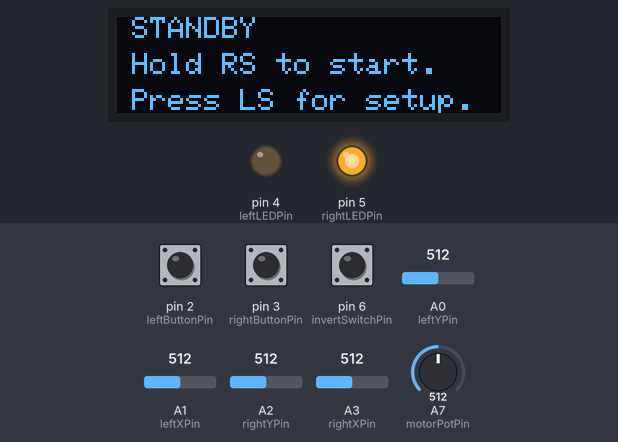
Recording of a sketch running on a simulated Arduino Nano, built with avr-gcc and run on an emulated ATmega328P. Parts: 128×32 one-colour display, output pins drawn as LEDs (lit = HIGH). The test bench sets the inputs (shaded band); at power-on: pin 2 (leftButtonPin) HIGH, pin 3 (rightButtonPin) HIGH, pin 6 (invertSwitchPin) HIGH, A7 (motorPotPin) = 512, A0 (leftYPin) = 512, A1 (leftXPin) = 512, A2 (rightYPin) = 512, A3 (rightXPin) = 512. The display library's start-up logo is not drawn; no radio packets arrive unless stated; what the sketch prints to the serial monitor is not drawn.

Above: at 1.3 s.
1.4 s: pin 2 (leftButtonPin) pulled LOW for 0.15 s
At 2.6 s:
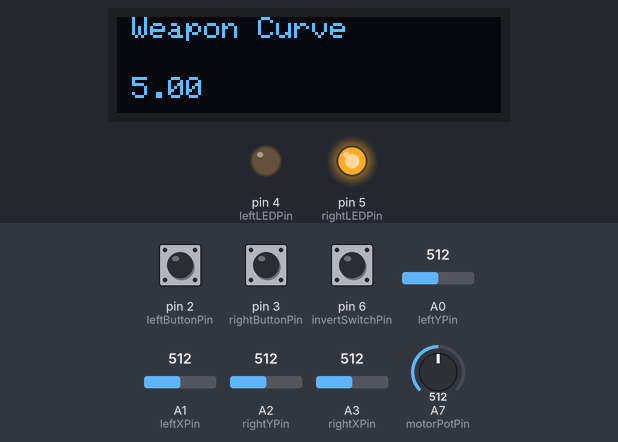
3.0 s: pin 3 (rightButtonPin) pulled LOW for 0.15 s
At 3.6 s:
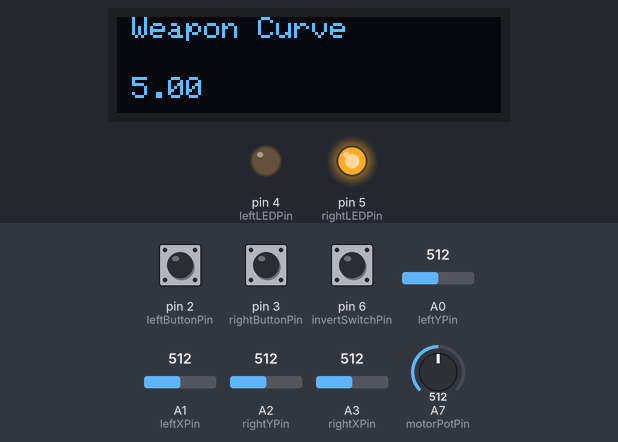
4.6 s: pin 2 (leftButtonPin) pulled LOW for 1 s
At 5.2 s:
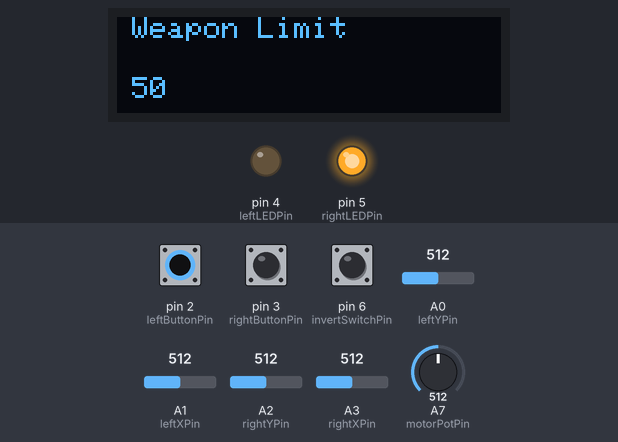
7.1 s: pin 6 (invertSwitchPin) pulled LOW for 0.15 s
At 7.2 s:
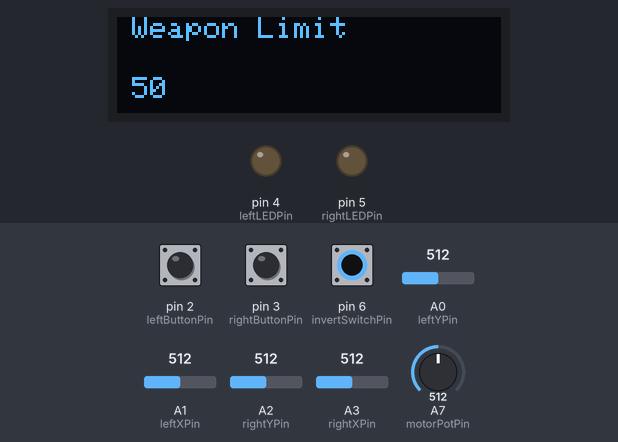
8.7 s: A7 (motorPotPin) set to 716
At 9.1 s:
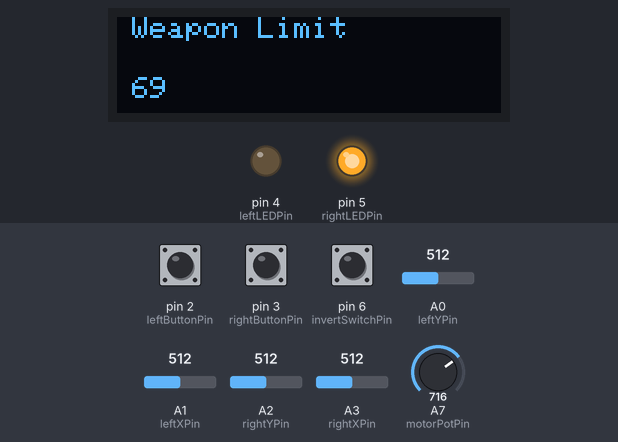
10.2 s: A7 (motorPotPin) set to 992
At 11.5 s:
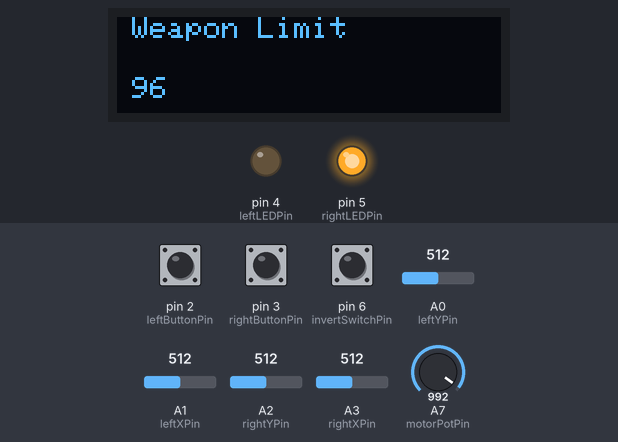
Timing chart, 0 to 12.7 s (numbered marks = the images above; inputs shaded):
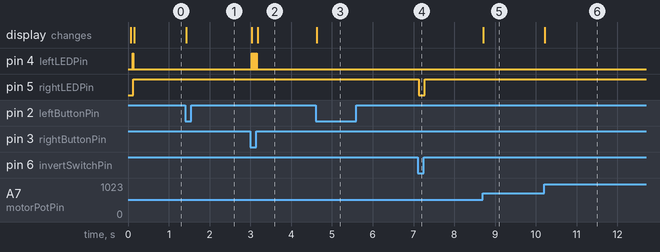

Measured:
- after the input at 1.4 s, the display: changes at once (image 1)
- after the input at 3.0 s, pin 4 (leftLEDPin): alternates HIGH for 0.01 s and LOW for 0.03 s, 8 changes in all, then stays LOW, starting at once; the display: first changes at once (image 2 shows a later state)
- after the input at 4.6 s, the display: changes at once (image 3)
- after the input at 7.1 s, pin 5 (rightLEDPin): HIGH → LOW at once, → HIGH 0.15 s later
- after the input at 8.7 s, the display: changes at once (image 5)
- after the input at 10.2 s, the display: changes at once (image 6)

The sketch:

transmitter_gen_2.ino
```cpp
// (licence header left out)
//Include required libraries.
#include <SPI.h> //SPI
#include <nRF24L01.h> //Radio lib 1
#include <RF24.h> //Radio lib 2
#include <Wire.h> //I2C
#include <Adafruit_GFX.h> //Adafruit GFX library
#include <Adafruit_SSD1306.h> //OLED library

#define displayWidth 128 //Width in pixels of the OLED
#define displayHeight 32 //Height in pixels of the OLED

#define CE 7 //CE pin for the RF24
#define CSN 8 //CSN pin for the RF24

//Joystick pins
#define leftYPin A0
#define leftXPin A1
#define rightYPin A2
#define rightXPin A3

//I2C pins
#define SDA A4
#define SCL A5

#define motorPotPin A7 //The pin for the weapon motor potentiometer
#define invertSwitchPin 6 //The pin used for the inversion switch

//Pins for the joystick buttons
#define leftButtonPin 2
#define rightButtonPin 3

//Pins for the left and right LEDs
#define leftLEDPin 4
#define rightLEDPin 5

//Create variables for the inputs

//Joysticks
int leftX;
int leftY;
int rightX;
int rightY;

float motorPot; //Weapon knob
bool invertSwitch; //Inversion switch

//Joystick switches
bool leftSwitch;
bool rightSwitch;

//Last joystick switch states for scrolling behavior
bool lastLeftSwitch;
bool lastRightSwitch;

bool inverted = false; //If the robot is inverted
float weaponCurveFactor; //Exponent to curve the weapon to
int weaponLimit; //Value to limit the weapon throttle to
byte settingIndex = 2; //Value that controls which setting is being displayed in the setup menu

const byte address[6] = "737373"; //Radio ID

//enum that controls which state the transmitter is in.
enum states {
  PREP,
  COMBAT,
  SETUP
};

states transmitterState = PREP; //Set the transmitter to the one-time-use prep mode.

int dataPacket[5]; //Initialize the packet

unsigned long timer; //The global timer that checks button inputs and things
unsigned long holdTimer; //A timer specifically for button holds

RF24 radio(7, 8); //Create radio
Adafruit_SSD1306 display(displayWidth, displayHeight, &Wire, -1); //Create display

void setup() {
  Serial.begin(9600); //Start talking.

  //Setup pins
  pinMode(leftLEDPin, OUTPUT);
  pinMode(rightLEDPin, OUTPUT);
  pinMode(leftButtonPin, INPUT_PULLUP);
  pinMode(rightButtonPin, INPUT_PULLUP);
  pinMode(invertSwitchPin, INPUT_PULLUP);

  radio.begin(); //Start the radio.
  radio.openWritingPipe(address); //Assign address.
  radio.setPALevel(RF24_PA_MAX); //Highest power available.
  radio.setDataRate(RF24_250KBPS); //Set the data rate to be slow. We don't need high data rate and slower tends to be more reliable.
  radio.stopListening(); //Don't bother looking for signals, this isn't a reciever.

  if (!display.begin(SSD1306_SWITCHCAPVCC, 0x3C)) { //This is a handler from Adafruit's SSD1306 example that makes sure the screen is initialized
    Serial.println("The display broke somehow lol.");
    for (;;); //Stop

  }

  display.display(); //Start the display
  printStatusMessage("Welcome"); //Greet the user because why not
  delay(50); //Wait a sec
}

void loop() {
  timer = millis(); //Start the global timer

  //Read EVERYTHING.
  leftX = analogRead(leftXPin);
  leftY = analogRead(leftYPin);
  rightX = analogRead(rightXPin);
  rightY = analogRead(rightYPin);
  motorPot = analogRead(motorPotPin);
  invertSwitch = digitalRead(invertSwitchPin);
  leftSwitch = digitalRead(leftButtonPin);
  rightSwitch = digitalRead(rightButtonPin);

  //Start the main program loop!
  switch (transmitterState) {
    case PREP:
      //Flash because yes
      blinkLeftLED();
      blinkRightLED();

      transmitterState = SETUP; //Move into the setup sequence.
      break;
    case COMBAT:

      digitalWrite(leftLEDPin, 1); //Turn on the left LED for status indication
      printStatusMessageWithFooter("DANGER", "Hold LS for setup."); //Print DANGER in big letters

      //Checks to see if you've held down the left switch for 300ms
      if (leftSwitch == 0) {
        if (timer - holdTimer >= 300) {
          transmitterState = SETUP; //Move into setup
          blinkRightLED();
        }
      }
      else {
        holdTimer = timer; //Reset the hold timer
      }

      //Safety check to make sure the weapon variable is okay.
      if(dataPacket[0] > 1024){
        printStatusMessageWithFooter("DANGER", "WEAPON FAILED CRITICALLY");
        delay(100);
        transmitterState = SETUP;
      }

      radio.write(&dataPacket, sizeof(dataPacket)); //Send data packet
      //Data is only sent in combat mode.

      break;
    case SETUP:

      digitalWrite(leftLEDPin, 0); //Turn off the left LED.

      //Checks to see if you are trying to move into setup
      if (rightSwitch == 0) {

        //If you are, and the weapon knob is above 1% throttle, stop everything and flash lights repeatedly
        if (motorPot > 10) {
          printStatusMessageWithFooter("STOPPED", "Correct weapon knob!");
          blinkLeftLED();
          blinkRightLED();
          break;
        }
        //Check if you've held the button down for 300ms
        if (timer - holdTimer >= 300) {
          //If so, move into combat
          transmitterState = COMBAT;
          blinkRightLED();
        }
      }
      else {
        holdTimer = timer; //Reset the timer if the user is not holding the button down
      }

      //Handler for scrolling through settings
      if (lastLeftSwitch != leftSwitch && lastLeftSwitch == 1 && settingIndex < 2) {
        settingIndex++;
      }
      else if (lastLeftSwitch != leftSwitch && lastLeftSwitch == 1 && settingIndex == 2) {
        settingIndex = 0;
      }

      switch (settingIndex) {
        case 0:
          //Setting to change the weapon curve factor
          weaponCurveFactor = map(motorPot, 0, 1000, 0, 10);
          print2LineMessage("Weapon Curve", String(weaponCurveFactor));
          break;
        case 1:
          //Setting to change the weapon limit
          weaponLimit = motorPot;
          print2LineMessage("Weapon Limit", String(map(motorPot, 0, 1023, 0, 100))); //This map setting is here to make 0-1023 look like 0-100 and that is it
          break;
        case 2:
          //A standby setting. Does nothing. This is the default power-on state.
          print3LineMessage("STANDBY", "Hold RS to start.", "Press LS for setup.");
      }
      break;
  }

  //The main program loop has ended. Now write all the data pieces to the array.

  //Check if the invert switch is switched and if it is, invert all the data from the joysticks
  if (invertSwitch) {
    dataPacket[1] = map(analogRead(leftYPin), 0, 1023, 1023, 0);
    dataPacket[2] = map(analogRead(rightYPin), 0, 1023, 1023, 0);
    digitalWrite(rightLEDPin, 1);
  }
  else {
    dataPacket[1] = analogRead(rightYPin);
    dataPacket[2] = analogRead(leftYPin);
    digitalWrite(rightLEDPin, 0);
  }

  //Write the weapon knob data, dictated by the configurable curve. Also write the invert switch because some bots need that.
  dataPacket[0] = map(motorPot * pow(motorPot / 1023, weaponCurveFactor), 0, 1023, 0, weaponLimit);
  dataPacket[3] = invertSwitch;

  dataPacket[4] = timer;

  //Print everything
  Serial.println(dataPacket[0]);
  Serial.println(dataPacket[1]);
  Serial.println(dataPacket[2]);
  Serial.println(dataPacket[3]);

  //Update the last switch states
  lastLeftSwitch = leftSwitch;
  lastRightSwitch = rightSwitch;

}

//Function defs. These are all super self explanatory
void printStatusMessage(String message) {
  display.clearDisplay();
  display.setTextSize(2);
  display.setTextColor(SSD1306_WHITE);
  display.setCursor(10, 0);
  display.println(message);
  display.display();
}

void printStatusMessageWithFooter(String message, String footer) {
  display.clearDisplay();
  display.setTextSize(2);
  display.setTextColor(SSD1306_WHITE);
  display.setCursor(5, 0);
  display.println(message);
  display.setTextSize(1);
  display.setCursor(5, 20);
  display.println(footer);
  display.display();
}

void printSmallMessage(String message) {
  display.clearDisplay();
  display.setTextSize(1);
  display.setTextColor(SSD1306_WHITE);
  display.setCursor(5, 0);
  display.println(message);
  display.display();
}

void print2LineMessage(String message1, String message2) {
  display.clearDisplay();
  display.setTextSize(1);
  display.setTextColor(SSD1306_WHITE);
  display.setCursor(5, 0);
  display.println(message1);
  display.setCursor(5, 20);
  display.println(message2);
  display.display();
}

void print3LineMessage(String message1, String message2, String message3) {
  display.clearDisplay();
  display.setTextSize(1);
  display.setTextColor(SSD1306_WHITE);
  display.setCursor(5, 0);
  display.println(message1);
  display.setCursor(5, 12);
  display.println(message2);
  display.setCursor(5, 24);
  display.println(message3);
  display.display();
}

void blinkRightLED() {
  digitalWrite(rightLEDPin, 1);
  delay(10);
  digitalWrite(rightLEDPin, 0);
}

void blinkLeftLED() {
  digitalWrite(leftLEDPin, 1);
  delay(10);
  digitalWrite(leftLEDPin, 0);
}
```
